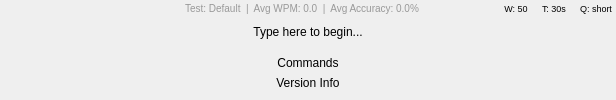
<?xml version="1.0" encoding="UTF-8"?>
<ui version="4.0">
 <class>TypingOverlay</class>
 <widget class="QWidget" name="TypingOverlay">
  <property name="geometry">
   <rect>
    <x>0</x>
    <y>0</y>
    <width>616</width>
    <height>40</height>
   </rect>
  </property>
  <property name="sizePolicy">
   <sizepolicy hsizetype="Fixed" vsizetype="Minimum">
    <horstretch>0</horstretch>
    <verstretch>0</verstretch>
   </sizepolicy>
  </property>
  <property name="windowTitle">
   <string>TinyType Overlay</string>
  </property>
  <layout class="QVBoxLayout" name="verticalLayout">
   <property name="spacing">
    <number>2</number>
   </property>
   <property name="leftMargin">
    <number>0</number>
   </property>
   <property name="topMargin">
    <number>0</number>
   </property>
   <property name="rightMargin">
    <number>0</number>
   </property>
   <property name="bottomMargin">
    <number>0</number>
   </property>
   <item>
    <widget class="QWidget" name="widget_details">
     <layout class="QHBoxLayout" name="horizontalBox_details">
      <property name="leftMargin">
      <number>0</number>
     </property>
     <property name="topMargin">
      <number>0</number>
     </property>
     <property name="rightMargin">
      <number>0</number>
     </property>
     <property name="bottomMargin">
      <number>0</number>
     </property>
     <item>
      <widget class="QLabel" name="label_update">
       <property name="sizePolicy">
        <sizepolicy hsizetype="Fixed" vsizetype="Fixed">
         <horstretch>0</horstretch>
         <verstretch>0</verstretch>
        </sizepolicy>
       </property>
       <property name="minimumSize">
        <size>
         <width>18</width>
         <height>18</height>
        </size>
       </property>
       <property name="maximumSize">
        <size>
         <width>18</width>
         <height>18</height>
        </size>
       </property>
       <property name="visible">
        <bool>false</bool>
       </property>
       <property name="toolTip">
        <string>A new version of TinyType is available!</string>
       </property>
       <property name="styleSheet">
        <string notr="true">background: transparent; padding: 1px;</string>
       </property>
       <property name="text">
        <string/>
       </property>
       <property name="alignment">
        <set>Qt::AlignCenter</set>
       </property>
      </widget>
     </item>
     <item>
      <widget class="QLabel" name="label_status">
       <property name="sizePolicy">
        <sizepolicy hsizetype="Fixed" vsizetype="Fixed">
         <horstretch>0</horstretch>
         <verstretch>0</verstretch>
        </sizepolicy>
       </property>
       <property name="minimumSize">
        <size>
         <width>80</width>
         <height>0</height>
        </size>
       </property>
       <property name="styleSheet">
        <string notr="true">font-size: 9px; color: #666666; background: transparent; padding: 1px 4px;</string>
       </property>
       <property name="text">
        <string/>
       </property>
       <property name="alignment">
        <set>Qt::AlignLeading|Qt::AlignLeft|Qt::AlignVCenter</set>
       </property>
      </widget>
     </item>
     <item>
      <widget class="QLabel" name="label_stats">
       <property name="sizePolicy">
        <sizepolicy hsizetype="Expanding" vsizetype="Fixed">
         <horstretch>0</horstretch>
         <verstretch>0</verstretch>
        </sizepolicy>
       </property>
       <property name="styleSheet">
        <string notr="true">font-size: 10px; color: #999999; background: transparent;</string>
       </property>
       <property name="text">
        <string>Test: Default  |  Avg WPM: 0.0  |  Avg Accuracy: 0.0%</string>
       </property>
       <property name="alignment">
        <set>Qt::AlignCenter</set>
       </property>
      </widget>
     </item>
     <item>
      <widget class="QLabel" name="label_wordCount">
       <property name="sizePolicy">
        <sizepolicy hsizetype="Preferred" vsizetype="Fixed">
         <horstretch>0</horstretch>
         <verstretch>0</verstretch>
        </sizepolicy>
       </property>
       <property name="cursor">
        <cursorShape>PointingHandCursor</cursorShape>
       </property>
       <property name="styleSheet">
        <string notr="true">font-size: 9px; background: transparent; padding: 1px 4px;</string>
       </property>
       <property name="text">
        <string>W: 50</string>
       </property>
       <property name="alignment">
        <set>Qt::AlignCenter</set>
       </property>
      </widget>
     </item>
     <item>
      <widget class="QLabel" name="label_timedTest">
       <property name="sizePolicy">
        <sizepolicy hsizetype="Preferred" vsizetype="Fixed">
         <horstretch>0</horstretch>
         <verstretch>0</verstretch>
        </sizepolicy>
       </property>
       <property name="cursor">
        <cursorShape>PointingHandCursor</cursorShape>
       </property>
       <property name="styleSheet">
        <string notr="true">font-size: 9px; background: transparent; padding: 1px 4px;</string>
       </property>
       <property name="text">
        <string>T: 30s</string>
       </property>
       <property name="alignment">
        <set>Qt::AlignCenter</set>
       </property>
      </widget>
     </item>
     <item>
      <widget class="QLabel" name="label_quoteTest">
       <property name="sizePolicy">
        <sizepolicy hsizetype="Preferred" vsizetype="Fixed">
         <horstretch>0</horstretch>
         <verstretch>0</verstretch>
        </sizepolicy>
       </property>
       <property name="cursor">
        <cursorShape>PointingHandCursor</cursorShape>
       </property>
       <property name="styleSheet">
        <string notr="true">font-size: 9px; background: transparent; padding: 1px 4px;</string>
       </property>
        <property name="text">
         <string>Q: short</string>
        </property>
        <property name="alignment">
         <set>Qt::AlignCenter</set>
        </property>
       </widget>
      </item>
    </layout>
    </widget>
   </item>
   <item>
    <widget class="QLabel" name="label_text">
     <property name="sizePolicy">
      <sizepolicy hsizetype="Preferred" vsizetype="Fixed">
       <horstretch>0</horstretch>
       <verstretch>0</verstretch>
      </sizepolicy>
     </property>
     <property name="styleSheet">
      <string notr="true">padding: 5px; background: transparent;</string>
     </property>
     <property name="text">
      <string>Type here to begin...</string>
     </property>
     <property name="alignment">
      <set>Qt::AlignCenter</set>
     </property>
     <property name="wordWrap">
      <bool>false</bool>
     </property>
    </widget>
   </item>
   <item>
    <widget class="QWidget" name="widget_about">
     <property name="visible">
      <bool>false</bool>
     </property>
     <layout class="QVBoxLayout" name="verticalLayout_about">
      <property name="sizeConstraint">
       <enum>QLayout::SetDefaultConstraint</enum>
      </property>
      <property name="topMargin">
       <number>10</number>
      </property>
      <property name="bottomMargin">
       <number>10</number>
      </property>
      <item>
       <widget class="QLabel" name="label_keys">
        <property name="alignment">
         <set>Qt::AlignCenter</set>
        </property>
        <property name="text">
         <string>Commands</string>
        </property>
       </widget>
      </item>
      <item>
       <widget class="QLabel" name="label_version">
        <property name="alignment">
         <set>Qt::AlignCenter</set>
        </property>
        <property name="text">
         <string>Version Info</string>
        </property>
       </widget>
      </item>
     </layout>
    </widget>
   </item>
  </layout>
 </widget>
 <resources/>
 <connections/>
</ui>
